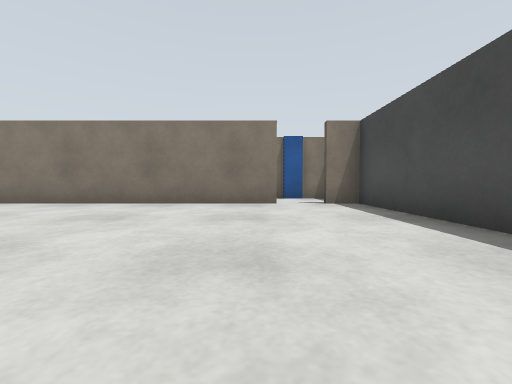
view 1 (above)

22 first-person views from a walk through a robot-simulator world made for Gazebo. The camera is 0.5 m above the floor, tilts 2° down and sees 90° across. The floor is counted in squares, 1 m on a side. Each view is taken from the middle of a square. On the plan, view 1 faces up. The plan holds only what a view shows up to about 9 squares ahead; the rest is blank.

view 2
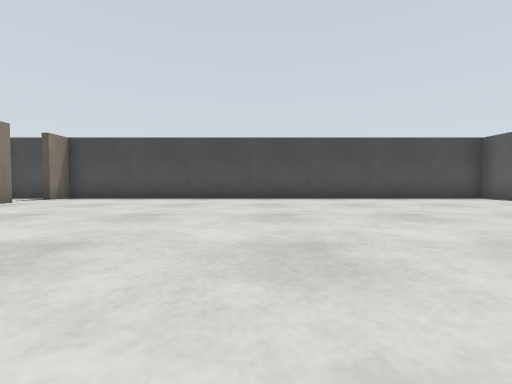

view 3
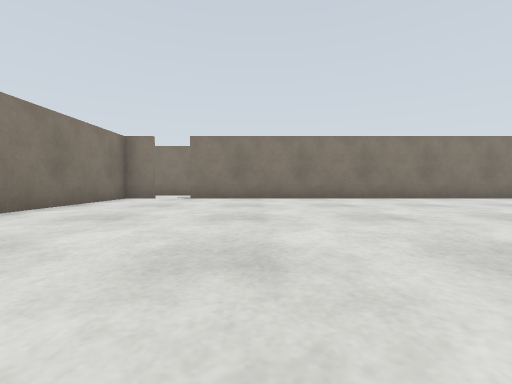

view 4
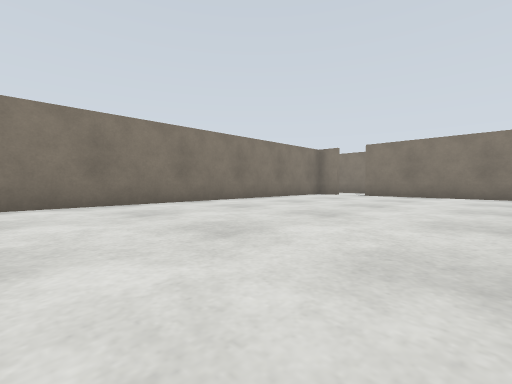

view 5
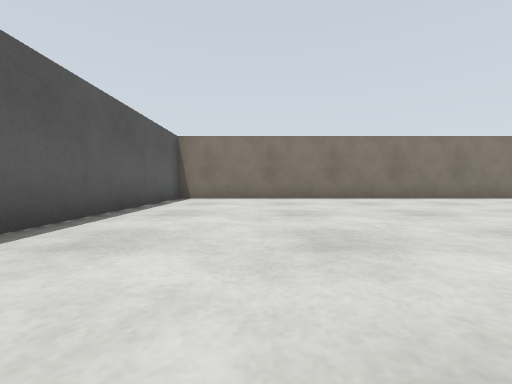

view 6
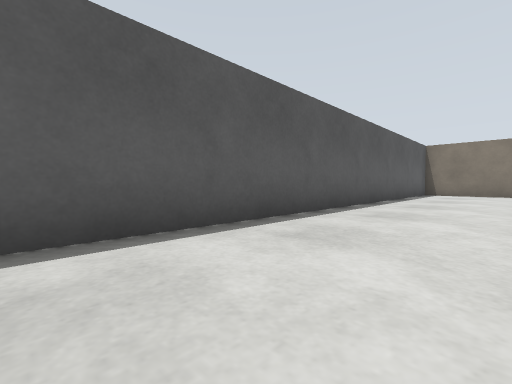

view 7
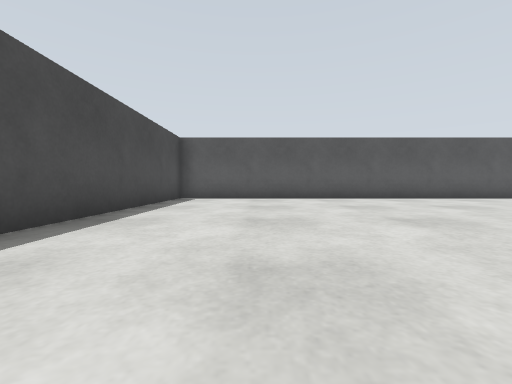

view 8
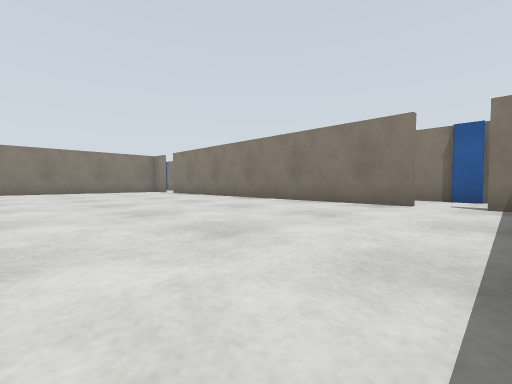

view 9
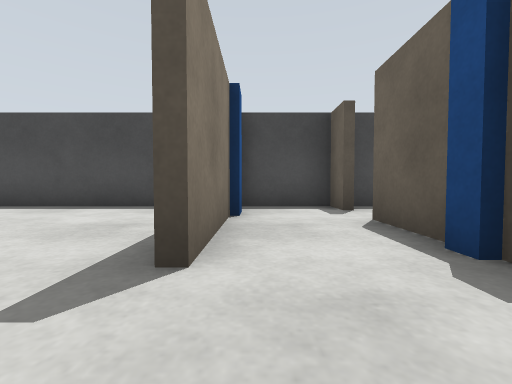

view 10
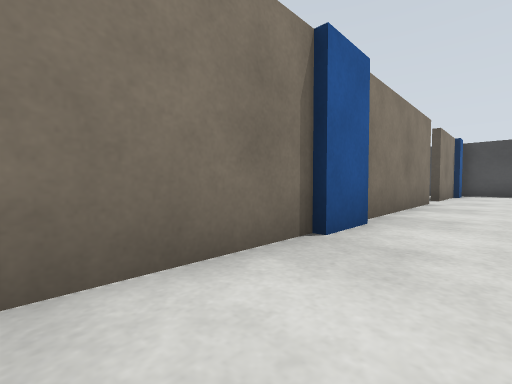

view 11
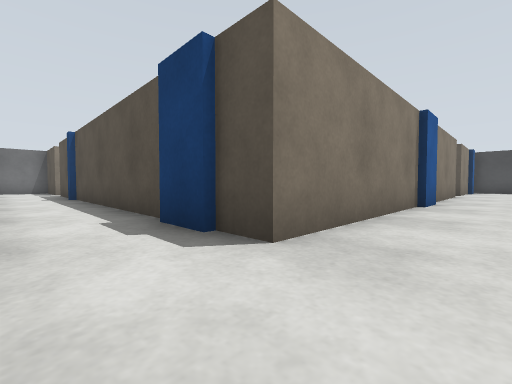

view 12
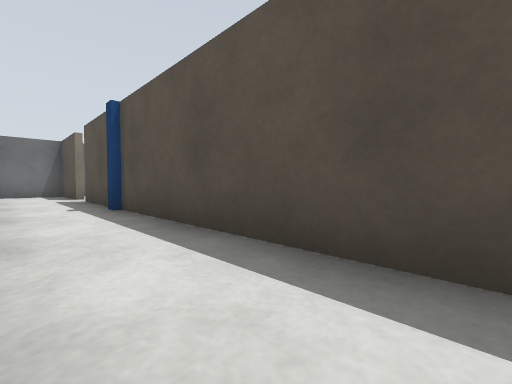

view 13
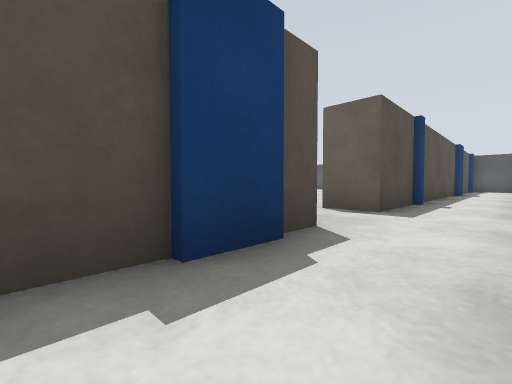

view 14
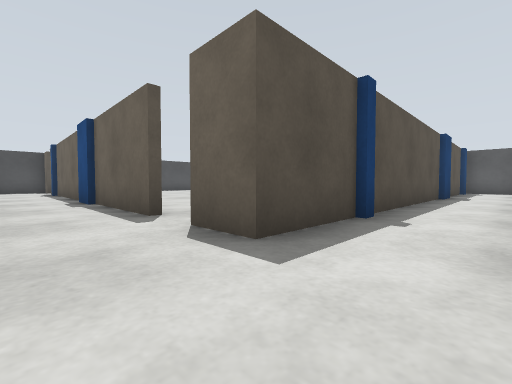

view 15
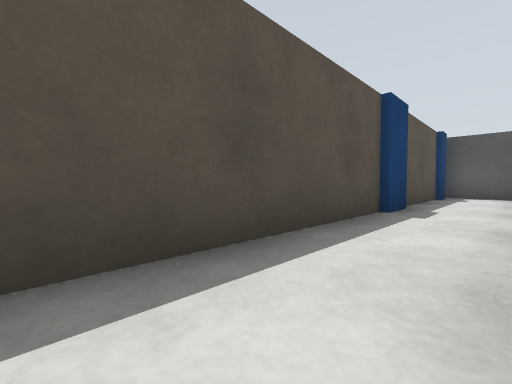

view 16
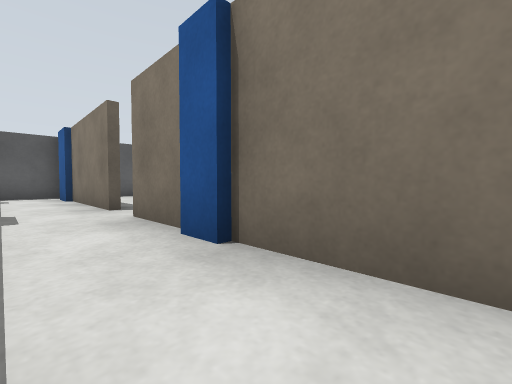

view 17
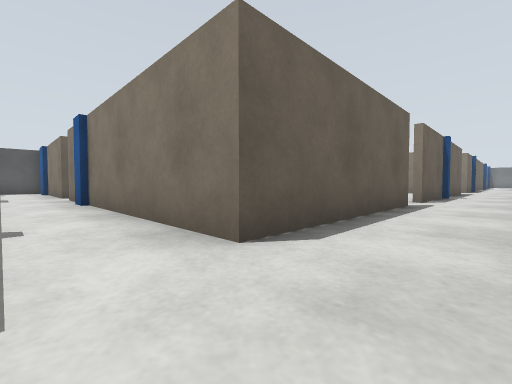

view 18
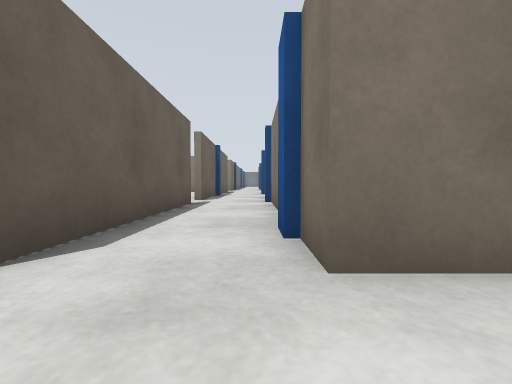

view 19
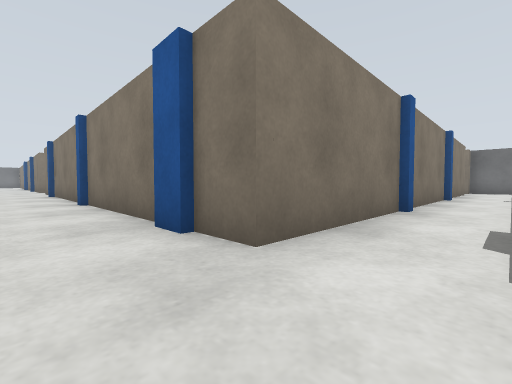

view 20
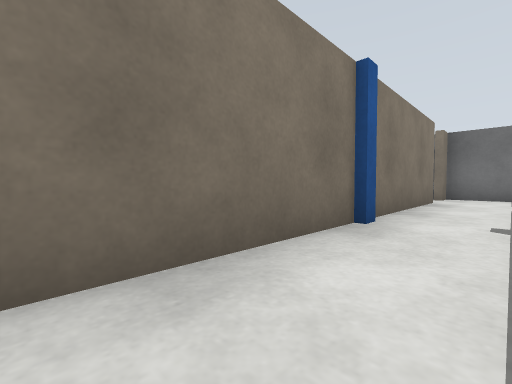

view 21
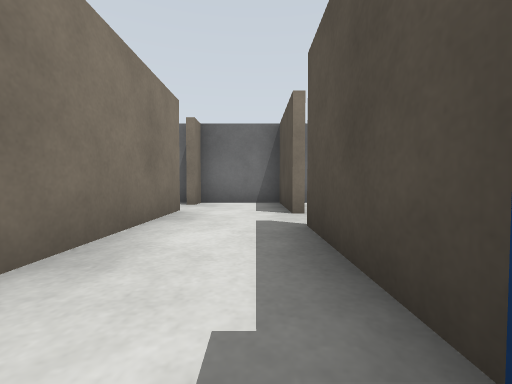

view 22
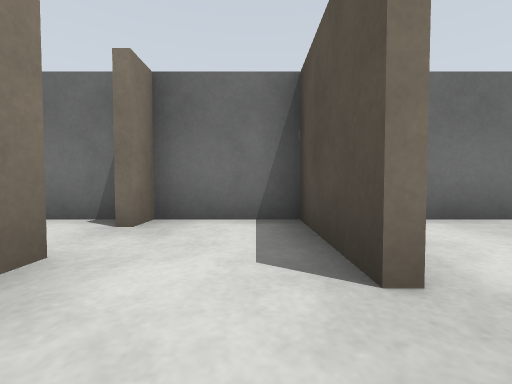

### Floor plan
Ten units are one square. View 1 is at (0, 0); x grows to the right and y downward. Boxes are objects, and circles mark ways between rooms. Rooms are numbered by the first view taken in them; rooms with no view inside come last. Other rooms are left out.
<svg viewBox="-220 -230 250 310">
<path fill="none" stroke="#000" d="M-66 -62 -101 -62M-6 -64 5 -64M-122 25 -122 55M6 -62 -56 -62M-122 -25 -122 15M-122 65 -122 75 25 75 25 -84 -5 -84M-122 -55 -122 -25M-101 -64 -70 -64M-144 -84 -192 -84M-122 15 -122 25M-124 15 -124 -56M-144 21 -144 55M-56 -62 -66 -62M-52 -64 -28 -64M-194 -64 -144 -64 -144 10M-124 54 -124 31M-122 55 -122 65M-26 -84 -124 -84M-145 75 -124 75M-5 -84 -15 -84M-124 -201 -124 -225 -160 -225M-144 -208 -144 -84M-124 -84 -124 -190"/>
<rect x="-15" y="-65" width="10" height="10" fill="#bbb"><title>blue box</title></rect>
<rect x="5" y="-85" width="10" height="10" fill="#bbb"><title>blue box</title></rect>
<rect x="15" y="-65" width="10" height="10" fill="#bbb"><title>beige box</title></rect>
<rect x="-205" y="-85" width="10" height="10" fill="#bbb"><title>blue box</title></rect>
<rect x="-165" y="-85" width="10" height="10" fill="#bbb"><title>blue box</title></rect>
<rect x="-145" y="55" width="10" height="10" fill="#bbb"><title>blue box</title></rect>
<rect x="-145" y="-15" width="10" height="10" fill="#bbb"><title>blue box</title></rect>
<rect x="-125" y="55" width="10" height="10" fill="#bbb"><title>blue box</title></rect>
<rect x="-125" y="15" width="10" height="10" fill="#bbb"><title>blue box</title></rect>
<rect x="-125" y="-45" width="10" height="10" fill="#bbb"><title>blue box</title></rect>
<rect x="-125" y="-65" width="10" height="10" fill="#bbb"><title>beige box</title></rect>
<rect x="-75" y="-85" width="10" height="10" fill="#bbb"><title>blue box</title></rect>
<rect x="-65" y="-65" width="10" height="10" fill="#bbb"><title>blue box</title></rect>
<rect x="-155" y="-225" width="10" height="10" fill="#bbb"><title>beige box</title></rect>
<rect x="-145" y="-125" width="10" height="10" fill="#bbb"><title>blue box</title></rect>
<rect x="-145" y="-165" width="10" height="10" fill="#bbb"><title>blue box</title></rect>
<rect x="-125" y="-105" width="10" height="10" fill="#bbb"><title>blue box</title></rect>
<rect x="-125" y="-165" width="10" height="10" fill="#bbb"><title>blue box</title></rect>
<circle cx="-110" cy="-40" r="3" fill="#2a7"/>
<circle cx="-15" cy="-75" r="3" fill="#2a7"/>
<circle cx="-135" cy="-90" r="3" fill="#2a7"/>
<text x="-40" y="10">1</text>
<text x="-120" y="-40">2</text>
<text x="-140" y="-160">3</text>
</svg>
Room 1 opens to room 2. Room 2 opens to room 3.

Where each view was taken, in squares from view 1:
view 1: 0 up, 0 right, facing up
view 2: 0 up, 6 left, facing right
view 3: 2 down, 8 left, facing up
view 4: 4 down, 6 left, facing up-left
view 5: 5 down, 4 left, facing left
view 6: 5 down, 0 right, facing down-left
view 7: 1 up, 0 right, facing down
view 8: 0 up, 2 right, facing up-left
view 9: 8 up, 3 left, facing right
view 10: 7 up, 10 left, facing up-right
view 11: 7 up, 14 left, facing up-right
view 12: 11 up, 14 left, facing up-right
view 13: 11 up, 14 left, facing down-right
view 14: 8 up, 14 left, facing down-right
view 15: 3 up, 14 left, facing down-right
view 16: 3 up, 13 left, facing down-left
view 17: 8 up, 13 left, facing down-left
view 18: 8 up, 13 left, facing left
view 19: 7 up, 13 left, facing up-left
view 20: 13 up, 13 left, facing up-left
view 21: 16 up, 13 left, facing up
view 22: 19 up, 13 left, facing up
